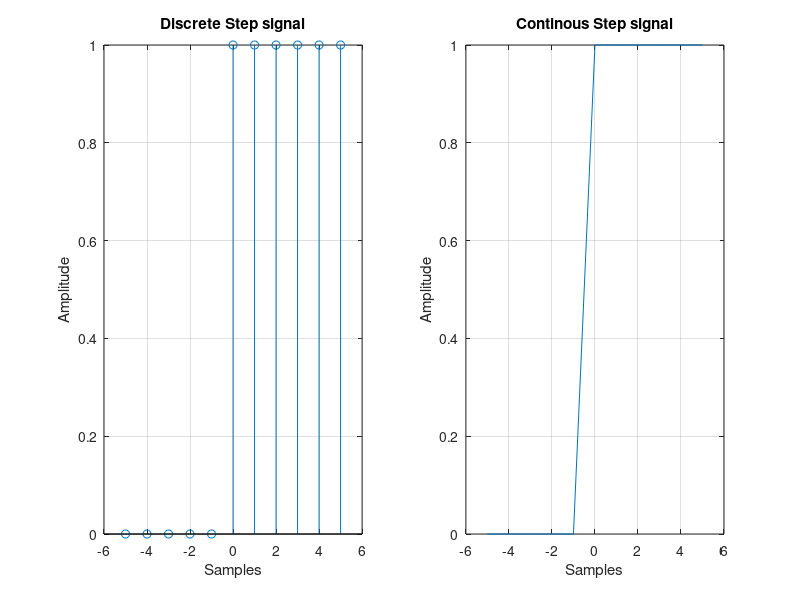

The MATLAB script that drew this image:
clc;
clf;
clear all;
close all
n1=input('Enter starting point of the signal');
n2=input('Enter ending pont of the signal');
Sample_points=-n1:1:n2;
Amplitude=[zeros(1,n1) ones(1,n2+1)];

subplot(1,2,1);
stem(Sample_points,Amplitude);
grid on;
xlabel('Samples');
ylabel('Amplitude');
title('Discrete Step signal');

subplot(1,2,2);
plot(Sample_points,Amplitude);
grid on;
xlabel('Samples');
ylabel('Amplitude');
title('Continous Step signal');